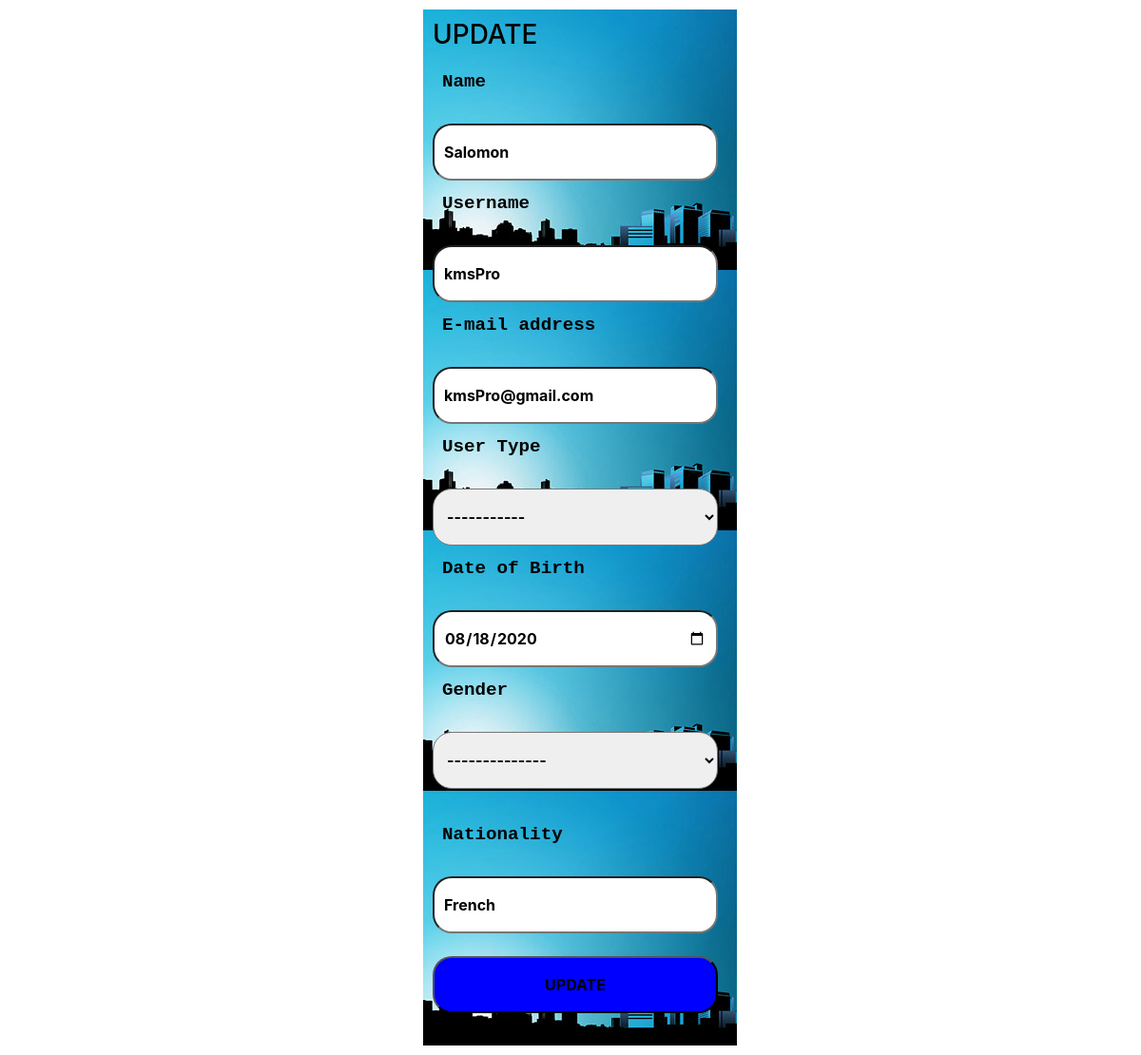
/admin/editUsers.php?id=3, run on the app's committed database.
### tables this page shows
CREATE TABLE `users` (
  `id` int(11) NOT NULL,
  `name` varchar(60) NOT NULL,
  `username` varchar(60) NOT NULL,
  `password` varchar(60) NOT NULL,
  `email` varchar(60) NOT NULL,
  `usertype` varchar(60) NOT NULL,
  `dob` date NOT NULL,
  `gender` varchar(60) NOT NULL,
  `nationality` varchar(60) NOT NULL
);

### admin/editUsers.php (the view, shortened to what this page needs)
<?php
require_once("../connect.php");
$id=$_GET['id'];
$st="SELECT *FROM users WHERE id='$id'";
$Res=$dbConn->query($st);
$row=$Res->fetch_assoc();
 ?>
<!DOCTYPE html>
<html lang="en" dir="ltr">
  <head>
    <link rel="stylesheet" href="https://stackpath.bootstrapcdn.com/bootstrap/4.5.0/css/bootstrap.min.css">
<link rel="stylesheet" href="https://cdnjs.cloudflare.com/ajax/libs/font-awesome/4.7.0/css/font-awesome.min.css">
  </head>
  <body>
  <div class="container">
    <div class="row" id="myrow">
     <div class="col-8">
       <form class="myform" action="editUsersP.php?id=<?php echo $id; ?>" method="post">
        <h3 style="text-align:left;">UPDATE</h3>
       <label for="name">Name</label>
       <input type="text" name="name" value="<?php echo $row['name'] ; ?>" placeholder="Enter your name">
       <label for="username">Username</label>
       <input type="text" name="username" value="<?php echo $row['username']; ?>" placeholder="Enter your username">
       <label for="email">E-mail address</label>
       <input type="email" name="email" value="<?php echo $row['email']; ?>" placeholder="Enter your email address">
       <label for="usertype" id="usertype">User Type</label>
       <select class="" name="usertype" id="usertype">
         <option value="<?php echo $row['usertype']; ?>">-----------</option>
       </select>
       <label for="dob">Date of Birth</label>
       <input type="date" name="dob" value="<?php echo $row['dob']; ?>">
       <label for="gender">Gender</label>
       <select class="" name="gender" id="gender">
        <option value="<?php echo $row['gender']; ?>">--------------</option>
      </select> <br>
       <label for="nat">Nationality</label>
       <input type="text" name="nat" value="<?php echo $row['nationality']; ?>" placeholder="Enter your nationality"> <br>
       <input type="submit" name="" value="UPDATE" style=" background-color: rgb(0,0,400);"> <br>
     </form>
     </div>
    </div>
  </div>
  </body>
</html>

### admin/editUsers.php (style rules this page uses)
.myform { margin-left:400px; margin-top:10px; margin-bottom: 10px; background-image: url("../images/bg1.jpg"); color:black; padding: 10px; }
.myform input,#usertype,#gender,label { display: block; border-radius: 20px; padding: 10px; width:300px; height:60px; font-weight: bolder; }
.myform label { font-size: 1.2em; font-family: courier; }

### data on the page
users: name "Salomon", username "kmsPro", email "kmsPro@gmail.com", dob "08/18/2020", nat "French"
